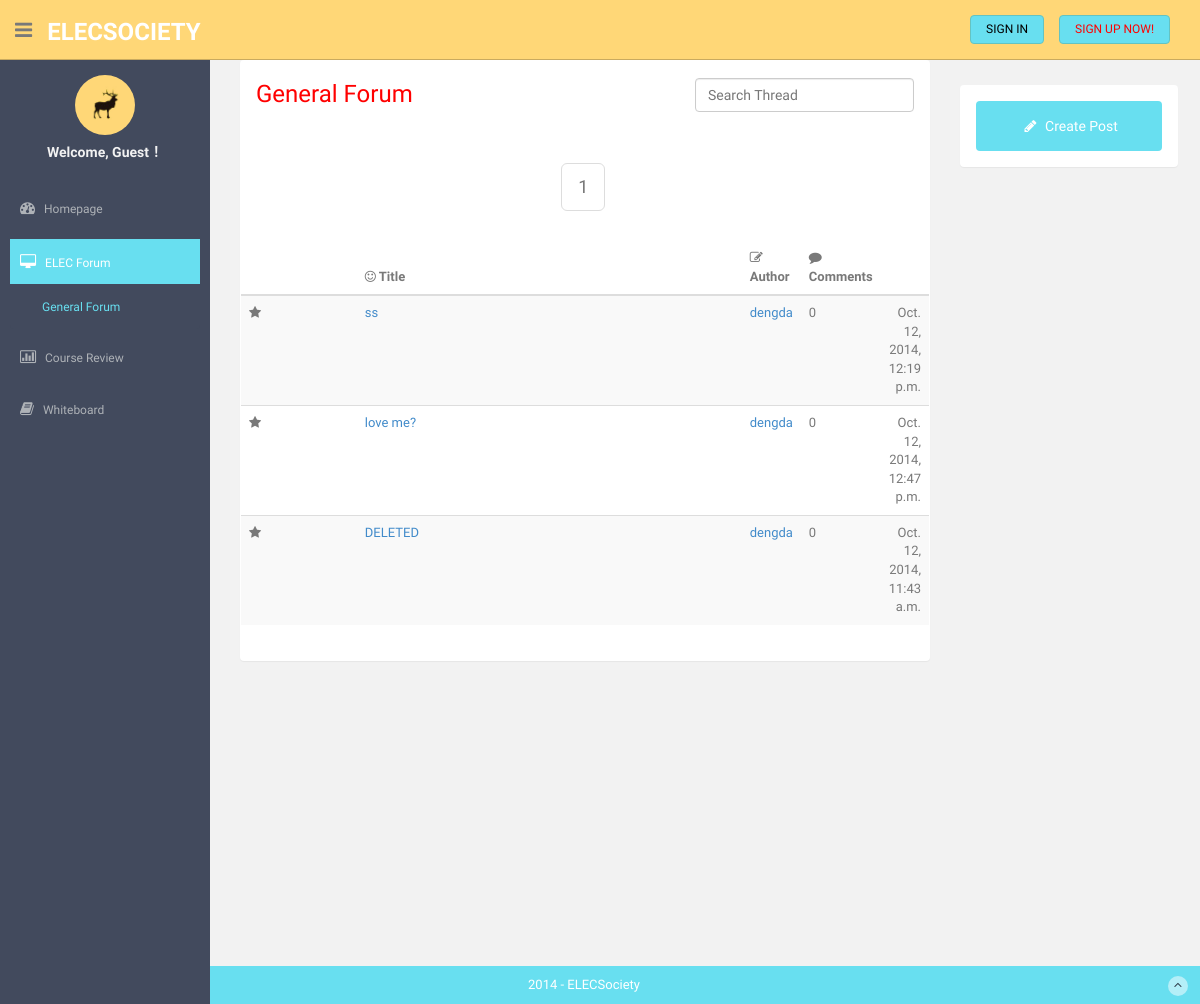
Page /general_thread_list/trashbin/ on the committed database.
### forumapp/models.py (models this page shows, shortened)
class Thread(models.Model):
    is_intrash = models.BooleanField(default=False) # true or false
    title = models.CharField(max_length=50)
    replies = models.IntegerField(default=0)
    views = models.IntegerField(default=0)
    author = models.ForeignKey(User)
    category = models.ManyToManyField(Category, blank=True)
    like = models.IntegerField(default = 0) # .. same as facebook "like" counter
    content = models.TextField()
    lastpost = models.DateTimeField(auto_now=True)
    update_time = models.DateTimeField(auto_now=True)
    publish_time = models.DateTimeField(auto_now_add=True)
    def __unicode__(self):
        return u'%s %s %s' % (self.title, self.author, self.publish_time)

### forumapp/views.py (the view)
# urls.py: url(r'^general_thread_list/trashbin/$',views.show_trash,name = 'move_to_trash'),
def show_trash(request):
    after_range_num = 5
    bevor_range_num = 4
    try:
        page = int(request.GET.get("page",1))
        print('page----->',page)
        if page < 1:
            page = 1
    except ValueError:
        page = 1
    info = Thread.objects.filter(is_intrash=True).order_by('-publish_time').all()
    paginator = Paginator(info,16)
    try:
        articleList = paginator.page(page)
    except(EmptyPage,InvalidPage,PageNotAnInteger):
        articleList = paginator.page(1)
    print('articleList---->',articleList.object_list)
    if page >= after_range_num:
        page_range = paginator.page_range[page-after_range_num:page+bevor_range_num]
    else:
        page_range = paginator.page_range[0:int(page)+bevor_range_num]
    return render_to_response("trashbin.html",locals(),context_instance=RequestContext(request))

### forumapp/templates/trashbin.html (shortened to what this page needs)
{% extends "forum_base.html" %}
 {% block sidebar %}
                  <li class="mt">
                      <a id="nav_homepage"  href="/">
                          <i class="fa fa-dashboard"></i>
                          <span>Homepage</span>
                      </a>
                  </li>
                  <li class="sub-menu">
                      <a href="javascript:;" class="active">
                          <i class="fa fa-desktop"></i>
                          <span>ELEC Forum</span>
                      </a>
                      <ul class="sub">
                          <li class="active"><a  href="/general_thread_list">General Forum</a></li>
                      </ul>
                  </li>
                  <li class="sub-menu">
                      <a href="javascript:;" >
                          <i class="fa fa-bar-chart-o"></i>
                          <span>Course Review</span>
                      </a>
                  </li>
                  <li class="sub-menu">
                      <a href="/whiteboard/" >
                          <i class="fa fa-book"></i>
                          <span>Whiteboard</span>
                      </a>
                  </li>
   {% endblock %}
  {% block content %}
            <div class="col-sm-9">
                <section class="panel">
                    <header class="panel-heading wht-bg">
                       <h4 class="gen-case" style="color:red;">General Forum
                        <form action="#" class="pull-right mail-src-position">
                            <div class="input-append">
                                <input type="text" class="form-control " placeholder="Search Thread">
                            </div>
                        </form>
                       </h4>
                    </header>
                    <div class="panel-body minimal">
                        <div class="mail-option">
                               <div style="text-align: center;">
                                <ul class="pagination pagination-lg">
                                {% for p in page_range %}
                                    {% ifequal p articleList.number %}
                                     <li class="disabled"><a href="#">{{p}}</a></li>
                                    {% else %}
                                        <li><a href="?page={{p}}" title="Page:{{p}}">{{p}}</a></li>
                                    {% endifequal %}
                                {% endfor %}
                            </ul>
                        </div>
                        </div>
                        <div class="table-inbox-wrap ">
                            <table class="table table-striped table-advance table-hover">
                              <thead>
                              <tr>
                                  <th></th>
                                  <th><i class="fa fa-smile-o" width = "100"></i> Title</th>
                                  <th><i class="fa fa-edit"></i> Author</th>
                                  <th><i class=" fa fa-comment"></i> Comments</th>
                                  <th></th>
                              </tr>
                              </thead>
                        <tbody>
{% if info %}
  {% for article in articleList.object_list %}
                            <tr class="unread">
                            <td class="inbox-small-cells" width="120"><i class="fa fa-star"></i></td>
                            <td class="view-message " width="400" ><a href="/general_thread_list/trashbin/{{ article.id }}/">
                             {{ article.title }}</a></td>
                            <td ><a href="/profile/{{article.author.id}}">
                              {{ article.author }}</a></td>
                             <td>{{ article.replies }}</td>
                            <td class="view-message  text-right" >{{ article.lastpost }}</td>
                        </tr>
  {% endfor %}
{% else %}
  <p>Sorry, no posts.</p>
{% endif %}
                        </tbody>
                        </table>
                        </div>
                    </div>
                </section>
            </div>
  {% endblock %}

### forumapp/static/assets/css/style.css (style rules this page uses)
body { color: #797979; background: #f2f2f2; font-family: 'Ruda', sans-serif; padding: 0px !important; margin: 0px !important; font-size:13px; }
ul li { list-style: none; }
a, a:hover, a:focus { text-decoration: none; outline: none; }
.mt { margin-top: 25px; }
#sidebar ul li { position: relative; }
#sidebar .sub-menu > .sub li { padding-left: 32px; }
#sidebar .sub-menu > .sub li:last-child { padding-bottom: 10px; }
ul.sidebar-menu , ul.sidebar-menu li ul.sub { margin: -2px 0 0; padding: 0; }
#sidebar > ul > li > ul.sub { display: none; }
#sidebar > ul > li.active > ul.sub, #sidebar > ul > li > ul.sub > li > a { display: block; }
ul.sidebar-menu li ul.sub li { background: #424a5d; margin-bottom: 0; margin-left: 0; margin-right: 0; }
ul.sidebar-menu li ul.sub li:last-child { border-radius: 0 0 4px 4px; -webkit-border-radius: 0 0 4px 4px; }
ul.sidebar-menu li ul.sub li a { font-size: 12px; padding: 6px 0; line-height: 35px; height: 35px; -webkit-transition: all 0.3s ease; -moz-transition: all 0.3s ease; -o-transition: all 0.3s ease; -ms-transition: all 0.3s ease; transition: all 0.3s ease; color: #aeb2b7; }
ul.sidebar-menu li ul.sub li.active a { color: #68dff0; -webkit-transition: all 0.3s ease; -moz-transition: all 0.3s ease; -o-transition: all 0.3s ease; -ms-transition: all 0.3s ease; transition: all 0.3s ease; display: block; }
ul.sidebar-menu li { margin-bottom: 5px; margin-left:10px; margin-right:10px; }
ul.sidebar-menu li.sub-menu { line-height: 15px; }
ul.sidebar-menu li a span { display: inline-block; }
ul.sidebar-menu li a { color: #aeb2b7; text-decoration: none; display: block; padding: 15px 0 15px 10px; font-size: 12px; outline: none; -webkit-transition: all 0.3s ease; -moz-transition: all 0.3s ease; -o-transition: all 0.3s ease; -ms-transition: all 0.3s ease; transition: all 0.3s ease; }
ul.sidebar-menu li a.active, ul.sidebar-menu li a:hover, ul.sidebar-menu li a:focus { background: #68dff0; color: #fff; display: block; -webkit-transition: all 0.3s ease; -moz-transition: all 0.3s ease; -o-transition: all 0.3s ease; -ms-transition: all 0.3s ease; transition: all 0.3s ease; }
ul.sidebar-menu li a i { font-size: 15px; padding-right: 6px; }
ul.sidebar-menu li a.active i { color: #fff; }
.mail-src-position { margin-top:-3px; }
.wht-bg { background:#fff; }
.wht-bg h4 { font-size:24px; color:#a2a2a2; font-weight:300; }
.table-inbox-wrap { margin:0 -15px; }
.pagination li a { color: #32323a; }
.mail-option { display:inline-block; margin-bottom:10px; width:100%; }

### rows in the picture
Thread: title "ss", author "dengda", replies "0", lastpost "Oct. 12, 2014, 12:19 p.m."
Thread: title "love me?", author "dengda", replies "0", lastpost "Oct. 12, 2014, 12:47 p.m."
Thread: title "DELETED", author "dengda", replies "0", lastpost "Oct. 12, 2014, 11:43 a.m."

### other values in the picture
{{ p }} "1"
